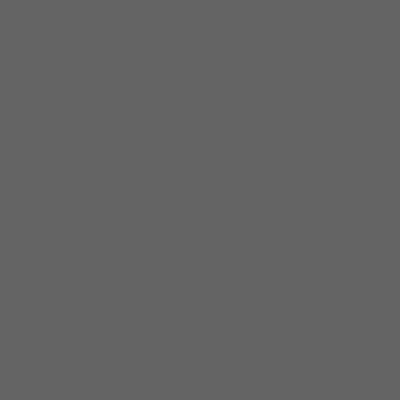
Frame 1 (no input)
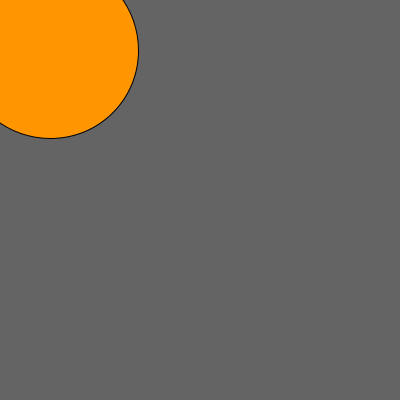
Frame 60 (the mouse pressed at the canvas centre just before this capture)
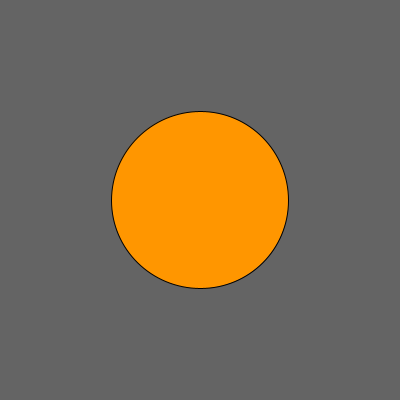
Frame 120 (the mouse held since frame 60 and released just before this capture)

The Processing sketch that drew these frames (run headless with seeded random() and noise(); from frame 60 on, the mouse is pressed at the canvas centre):

// Processing sketch: animate
// ── animate.pde
// Interactive Digital Multimedia Techniques
// Queen Mary University of London, 2014
int totalSize = 0;
boolean doTheNextThing = true;
float centreX = width/2, centreY = height/2;

void setup() {
  size(400, 400);
}

void draw() {
  background(100);
 
  // Draw a nifty explosion that gets bigger over time
  goBoom();
}

void goBoom() {
  ellipseMode(CENTER);
  
  // BUG! Why won't this work as planned?
  //for(totalSize = 0; totalSize < 100; totalSize++) {
  if(totalSize < 100){
    float yellowValue = map(totalSize, 0, 100, 0, 255);
    float diameter = map(totalSize, 0, 100, 0, 300);
    
    fill(255, yellowValue, 0);
    ellipse(centreX, centreY, diameter, diameter);
    
    totalSize++;
  }
  else if(doTheNextThing){
    rect(0, 0, 100, 100);
    
    doTheNextThing = false;
  }
}

void mousePressed(){
  totalSize = 0;
  doTheNextThing = true;
  centreX = mouseX;
  centreY = mouseY;
}
